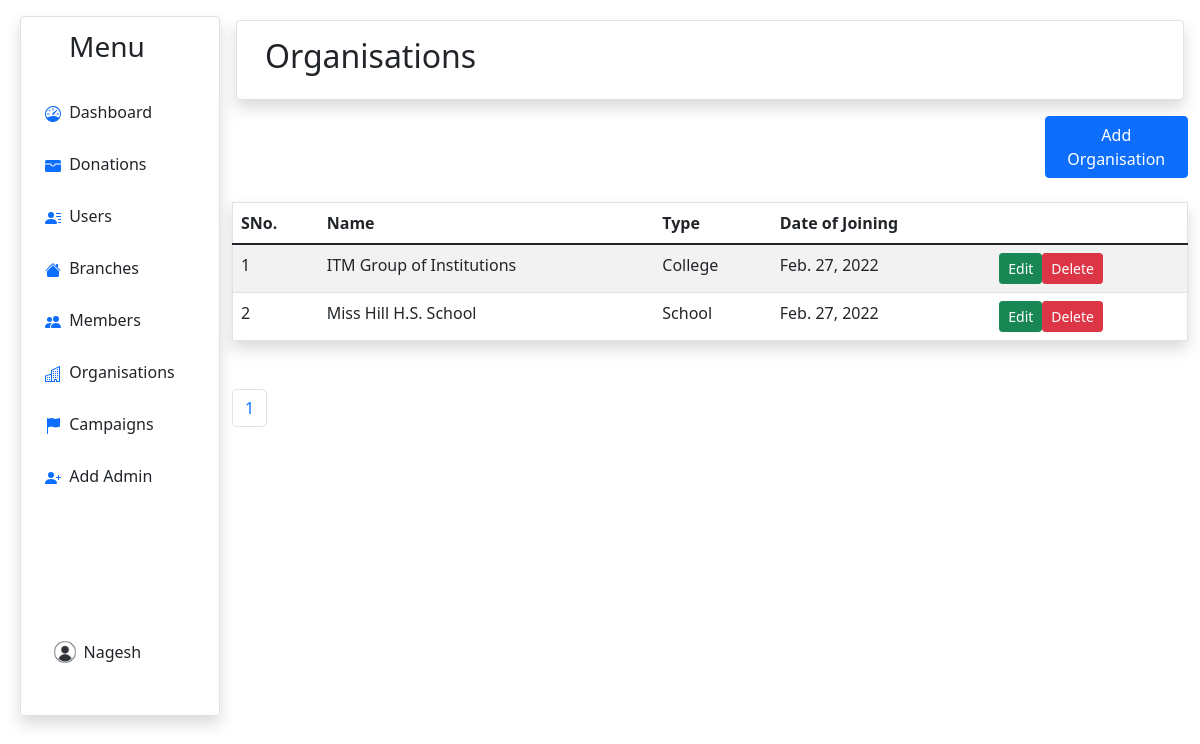
Screenshot of /adminmodule/org (signed in) with the database file from the repository.
### adminmodule/models.py (models this page shows, shortened)
class Admins(models.Model):
    name = models.CharField(max_length=50)
    email = models.CharField(max_length=50)
    password = models.CharField(max_length=50,default='12345')
    status = models.CharField(max_length=10,default="active")

class Org(models.Model):
    name = models.CharField(max_length=50)
    otype = models.CharField(max_length=20)
    doj = models.DateField(auto_now=True, auto_now_add=False)
    status = models.CharField(max_length=10,default="active")

### adminmodule/views.py (the view)
# urls.py: path('org', views.org, name='org'),
def org(request):
    try:
        o = Org.objects.filter(status="active")
        member_paginator = Paginator(o, 8)
        page_num = request.GET.get('page')
        page = member_paginator.get_page(page_num)
        params={'org':page,"admin":Admins.objects.get(id=request.session['userid'])}
        if request.method == "POST":
            name = request.POST['name']
            otype = request.POST['otype']
            ins = Org(name=name,otype=otype)
            ins.save()
        return render(request,'adminmodule/org.html',params)
    except:
        return redirect('../adminmodule/login')

### templates/adminmodule/org.html (shortened to what this page needs)
{% extends "./base.html" %}
{% block content %}
<div class="row shadow p-3 mb-3 bg-body rounded m-1 border">
  <h2>Organisations</h2>
</div>
<button type="button" class="btn btn-primary" data-bs-toggle="modal" data-bs-target="#addOrgModal"
  style="margin-left: 85%;">
  Add Organisation
</button>
<br>
<br>
{% if org %}
<table class="table table-striped project-orders-table shadow p-3 mb-5 bg-body border rounded">
  <thead>
    <tr>
      <th class="ml-5">SNo.</th>
      <th>Name</th>
      <th>Type</th>
      <th>Date of Joining</th>
    </tr>
  </thead>
  <tbody>
    {% for i in org %}
    <tr>
      <td>{{forloop.counter}}</td>
      <td>{{i.name}}</td>
      <td>{{i.otype}}</td>
      <td>{{i.doj}}
      </td>
      <td>
        <div class="d-flex align-items-center">
          <button type="button" class="btn btn-success btn-sm btn-icon-text mr-3"
            onclick="filldata({'pk':'{{i.pk}}','name':'{{i.name}}','otype':'{{i.otype}}'})" data-bs-toggle="modal"
            data-bs-target="#editOrgModal">
            Edit
          </button>
          <button type="button" class="btn btn-danger btn-sm btn-icon-text">
            <a name="delete" href="../adminmodule/deleteinstance?data={{i.pk}}&op=3"
              style="text-decoration:None; color:white;">Delete</a>
          </button>
        </div>
      </td>
    </tr>
    {% endfor %}
  </tbody>
</table>
<nav aria-label="Page navigation example">
  <ul class="pagination" class="mx-auto">
    <li class="page-item"><a class="page-link" href="#">{{org.number}}</a></li>
  </ul>
</nav>
{% else %}
<h3 class="mx-auto" style="width: 300px;">
  There is no Organisations
</h3>
{% endif %}
<br>
{% endblock %}

### templates/adminmodule/base.html (shortened to what this page needs)
<!doctype html>
<html lang="en">
<head>
    <link href="https://cdn.jsdelivr.net/npm/bootstrap@5.1.3/dist/css/bootstrap.min.css" rel="stylesheet"
>
</head>
<body>
    <div class="container-fluid">
        <div class="row flex-nowrap">
            <div class="col-auto col-md-3 col-xl-2 px-sm-2 px-0 shadow mt-3 rounded border"
                style="margin-left:20px; height: 700px;">
                <div class="d-flex flex-column align-items-center align-items-sm-start px-3 pt-2">
                    <a href="/" class="d-flex align-items-center pb-3 mb-md-0 me-md-auto  text-decoration-none">
                        <span class="fs-3 d-none d-sm-inline text-dark ms-4">Menu</span>
                    </a>
                    <ul class="nav nav-pills flex-column mb-sm-auto mb-0 align-items-center align-items-sm-start"
                        id="menu">
                        <li class="nav-item">
                            <a href="../adminmodule/" class="nav-link align-middle px-0">
                                 <span class="ms-1 d-none d-sm-inline text-dark" ">Dashboard</span>
                            </a>
                        </li>
                        <li>
                            <a href=" ../adminmodule/showdonations" class="nav-link px-0 align-middle">
                                     <span
                                        class="ms-1 d-none d-sm-inline text-dark">Donations</span>
                            </a>
                        </li>
                        <li>
                            <a href="../adminmodule/showusers" class="nav-link px-0 align-middle">
                                 <span
                                    class="ms-1 d-none d-sm-inline text-dark">Users</span>
                            </a>
                        </li>
                        <li>
                            <a href="../adminmodule/branch" class="nav-link px-0 align-middle">
                                 <span
                                    class="ms-1 d-none d-sm-inline text-dark">Branches</span>
                            </a>
                        </li>
                        <li>
                            <a href="../adminmodule/member" class="nav-link px-0 align-middle">
                                 <span
                                    class="ms-1 d-none d-sm-inline text-dark">Members</span>
                            </a>
                        </li>
                        <li>
                            <a href="../adminmodule/org" class="nav-link px-0 align-middle">
                                 <span
                                    class="ms-1 d-none d-sm-inline text-dark">Organisations</span>
                            </a>
                        </li>
                        <li>
                            <a href="../adminmodule/campaign" class="nav-link px-0 align-middle">
                                 <span
                                    class="ms-1 d-none d-sm-inline text-dark">Campaigns</span>
                            </a>
                        </li>
                        <li>
                            <a href="../adminmodule/addadmin" class="nav-link px-0 align-middle">
                                 <span class="ms-1 d-none d-sm-inline text-dark">Add
                                    Admin</span>
                            </a>
                        </li>
                    </ul>
                    <div class="dropdown pb-1" style="margin-left: 3%; margin-top: 70%; width: 10%;">
                        <a href="#" class="d-flex align-items-center text-white text-decoration-none dropdown-toggle"
                            id="dropdownUser1" data-bs-toggle="dropdown" aria-expanded="false">
                            <img src="../media/userprofile.jpg" alt="" width="30" height="30" class="rounded-circle">
                            <span class="d-none d-sm-inline mx-1 text-dark">{{admin.name}}</span>
                        </a>
                    </div>
                </div>
            </div>
            <div class="col py-3">
                {% block content %}
                {% endblock %}
            </div>
        </div>
    </div>
</body>
</html>

### rows the page displays
Admins: name "Nagesh"
Org: name "ITM Group of Institutions", otype "College", doj "Feb. 27, 2022"
Org: name "Miss Hill H.S. School", otype "School", doj "Feb. 27, 2022"

### other values shown
{{ org.number }} "1"
